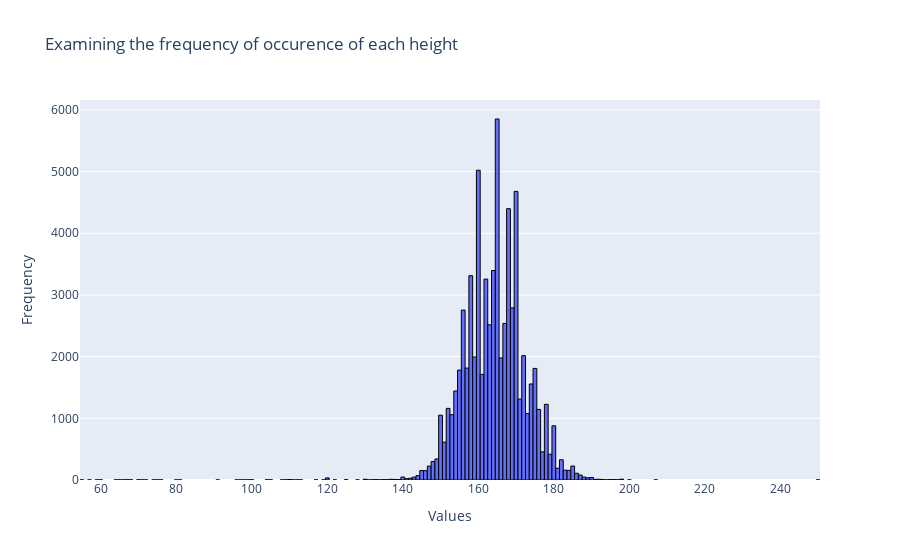

Notebook cell for this chart:
### Code cell
# calculate percentage of people 2 devaiations away from the average height
average_height = data['height'].mean()

#Standard deviation value of height
std_dev = data['height'].std()

# Define a threshold
threshold = 2*std_dev

#required_range
import plotly.graph_objects as go
fig = go.Figure(data=[go.Histogram(x=data['height'], marker=dict(line=dict(color='black', width=1)))])
fig.update_layout(
    title = "Examining the frequency of occurence of each height",
    xaxis=dict(title='Values'),
    yaxis=dict(title='Frequency')
)
fig.show()

### Figure 1 — Plotly figure (JSON) as saved in the notebook; plotly's stock layout.template omitted (floating-point values rounded to 4 significant figures; data arrays with more than 128 entries replaced by an {"elided": "..."} marker saying what was removed)
{"data": [{"marker": {"line": {"color": "black", "width": 1}}, "type": "histogram", "x": {"elided": "70000 int values"}}], "layout": {"title": {"text": "Examining the frequency of occurence of each height"}, "xaxis": {"title": {"text": "Values"}}, "yaxis": {"title": {"text": "Frequency"}}}}
